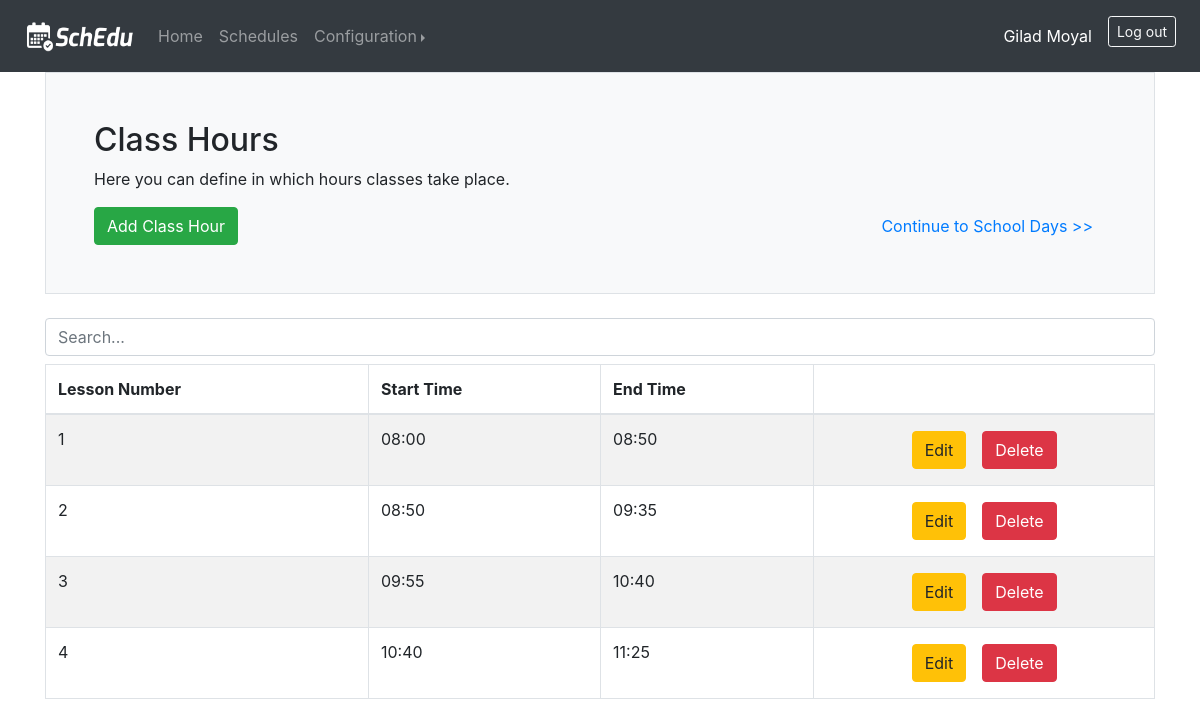
The page /classtimes (signed in) on the database its author committed.
### web_app/models.py (models this page shows, shortened)
class User(db.Model, UserMixin):
    id = db.Column(db.Integer, primary_key=True)
    email = db.Column(db.String(150), unique=True)
    name = db.Column(db.String(150))
    password = db.Column(db.String(150))
    classtimes = db.relationship('ClassTime', backref='user')
    days = db.relationship('Day', backref='user')
    classrooms = db.relationship('Classroom', backref='user')
    equipments = db.relationship('Equipment', backref='user')
    subjects = db.relationship('Subject', backref='user')
    students_groups = db.relationship('StudentsGroup', backref='user')
    teachers = db.relationship('Teacher', backref='user')
    classes = db.relationship('CourseClass', backref='user')
    schedules = db.relationship('Schedule', backref='user')

class ClassTime(db.Model):
    class_time_id = db.Column(db.Integer, primary_key=True)
    start_time = db.Column(db.String(20))
    end_time = db.Column(db.String(20))
    index = db.Column(db.Integer)
    days_ending_this_time = db.relationship('Day', backref='last_class_time')
    user_id = db.Column(db.Integer, db.ForeignKey('user.id'))
    schedule_id = db.Column(db.Integer, db.ForeignKey('schedule.schedule_id'))
    classes = db.relationship('CourseClass', backref='class_time')

### web_app/views.py (the view)
@views.route('/classtimes', methods=['GET', 'POST'])
@login_required
def classtimes():
    sorted_classtimes = sorted(current_user.classtimes, key=get_index)
    if request.method == 'POST':
        start_time = str(request.form["start_time"])
        end_time = str(request.form["end_time"])
        if overlaps(start_time, end_time, sorted_classtimes):
            flash("Invalid class hour: overlaps an existing one.", category="error")
        else:
            index = find_index_update_others((start_time, end_time), sorted_classtimes)
            new_class_time = ClassTime(start_time=start_time, end_time=end_time, index=index, user=current_user)
            db.session.add(new_class_time)
            db.session.commit()
        return redirect(url_for('views.classtimes'))
    else:
        return render_template('classtimes.html', user=current_user, classtimes=sorted_classtimes)

### web_app/views.py (called while the page is built)
def get_index(day_or_time):
    return day_or_time.index

### web_app/templates/classtimes.html (shortened to what this page needs)
{% extends 'base.html' %}
{% block body %}
    <div class="h-100 p-5 bg-light border rounded-3">
        <h2>Class Hours</h2>
        <p>Here you can define in which hours classes take place.</p>
        <div class="row">
            <div class="col">
                <button type="button" class="btn btn-success" data-toggle="modal" data-target="#addModal">Add Class Hour</button>
            </div>
            <div class="col text-right">
                <a type="button" class="btn btn-link" href="{{ url_for('views.days') }}">Continue to School Days >></a>
            </div>
        </div>
    </div>
    <br>
    {% if classtimes|length > 0 %}
        <input class="form-control mb-2" id="myInput" type="text" placeholder="Search...">
        <div class="table-responsive-md">
            <table class="table table-bordered table-striped">
                <thead>
                <tr>
                    <th>Lesson Number</th>
                    <th>Start Time</th>
                    <th>End Time</th>
                    <th></th>
                </tr>
                </thead>
                <tbody id="myTable">
                {% for class_time in classtimes %}
                    <tr>
                        <td>{{ class_time.index }}</td>
                        <td>{{ class_time.start_time }}</td>
                        <td>{{ class_time.end_time }}</td>
                        <td>
                            <div class="row justify-content-center">
                                <form method="post" action="{{ url_for('views.edit_ct') }}">
                                    <button class="btn btn-warning ml-2 mr-2 mt-1 mb-1" type="submit">Edit</button>
                                </form>
                                <form method="post" action="{{ url_for('views.delete_ct') }}">
                                    <button class="btn btn-danger ml-2 mr-2 mt-1 mb-1" type="submit">Delete</button>
                                </form>
                            </div>
                        </td>
                    </tr>
                {% endfor %}
                </tbody>
            </table>
        </div>
    {% else %}
        <h6>Currently there are no class hours</h6>
    {% endif %}
{% endblock %}

### web_app/templates/base.html (shortened to what this page needs)
<!DOCTYPE html>
<html lang="en">
<head>
    <link rel="stylesheet" href="https://stackpath.bootstrapcdn.com/bootstrap/4.3.1/css/bootstrap.min.css">
    <link rel="stylesheet" href="https://cdn.jsdelivr.net/npm/bootstrap-select@1.13.14/dist/css/bootstrap-select.min.css">
</head>
<body>
    <nav class="navbar navbar-expand-lg navbar-dark bg-dark">
        <a class="navbar-brand ml-2" href="{{url_for('views.home')}}">
          <img src="/static/photos/navbarLogo.png" width="110" height="32" alt="">
        </a>
        <div class="collapse navbar-collapse" id="navbar">
          {% if user.is_authenticated %}
            <ul class="navbar-nav mr-auto">
              <li class="nav-item">
                <a class="nav-link" href="{{url_for('views.home')}}">Home <span class="sr-only">(current)</span></a>
              </li>
              <li class="nav-item">
                <a class="nav-link" href="{{ url_for('views.schedules') }}">Schedules</a>
              </li>
              <li class="nav-item dropdown">
                <div class="btn-group dropright">
                  <a class="nav-link dropdown-toggle" href="http://example.com" id="dropdown01" data-toggle="dropdown" aria-haspopup="true" aria-expanded="false">Configuration</a>
                </div>
              </li>
            </ul>
            <ul class="navbar-nav ml-auto">
              <li class="nav-item active">
                <a class="nav-link mr-2 mt-2 mb-2">{{ user.name }}<span class="sr-only">(current)</span></a>
              </li>
              <li class="nav-item">
                <a class="btn btn-outline-light mr-2 mt-2 mb-2 btn-sm" href="{{ url_for('auth.logout') }}">Log out</a>
              </li>
            </ul>
          {% endif %}
        </div>
    </nav>
    <div class="container">
      {% block body %} {% endblock %}
    </div>
</body>
</html>

### rows shown on the page
User: name "Gilad Moyal"
ClassTime: index "1", start_time "08:00", end_time "08:50"
ClassTime: index "2", start_time "08:50", end_time "09:35"
ClassTime: index "3", start_time "09:55", end_time "10:40"
ClassTime: index "4", start_time "10:40", end_time "11:25"
